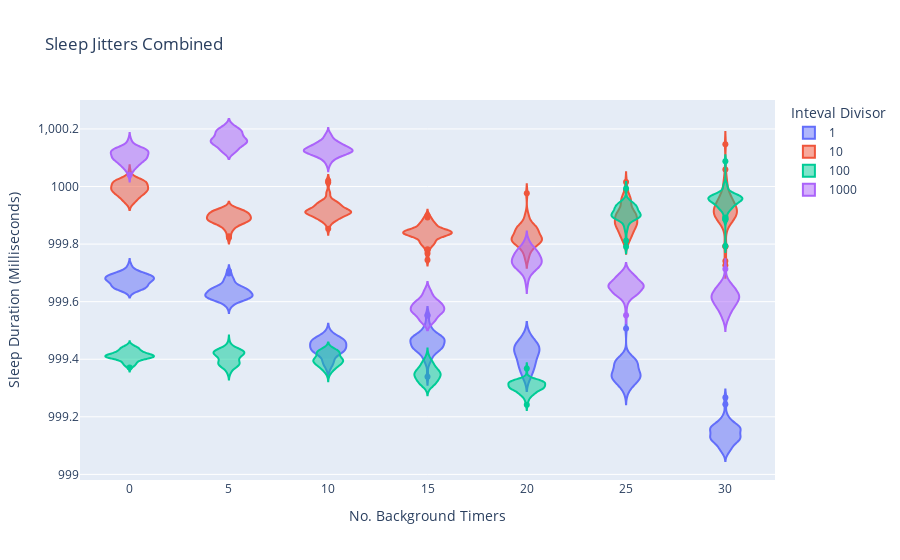

The notebook cell this image was saved under:
### Code cell
from plotly.subplots import make_subplots

sleep_jitter_combined_figs = go.Figure()

for divisor in sleep_jitters.keys():
    sleep_jitter_combined_figs.add_trace(go.Violin(
        x=sleep_jitters[divisor]['background_timers'],
        y=sleep_jitters[divisor]['trace_milli'],
        name=divisor,
    ))

sleep_jitter_combined_figs.update_layout(
    title_text="Sleep Jitters Combined",
    legend_title_text='Inteval Divisor',
    xaxis=dict(
        title="No. Background Timers",
    ),
    yaxis=dict(
        title="Sleep Duration (Milliseconds)"
    )
    
)
sleep_jitter_combined_figs.write_html('docs/sleep_jitter_stats_combined.html')
sleep_jitter_combined_figs.show()

### Figure 1 — Plotly figure (JSON) as saved in the notebook; plotly's stock layout.template omitted (floating-point values rounded to 4 significant figures; data arrays with more than 128 entries replaced by an {"elided": "..."} marker saying what was removed)
{"data": [{"name": "1", "type": "violin", "x": {"elided": "406 int values"}, "y": {"elided": "406 float values"}}, {"name": "10", "type": "violin", "x": {"elided": "406 int values"}, "y": {"elided": "406 float values"}}, {"name": "100", "type": "violin", "x": {"elided": "406 int values"}, "y": {"elided": "406 float values"}}, {"name": "1000", "type": "violin", "x": {"elided": "406 int values"}, "y": {"elided": "406 float values"}}], "layout": {"legend": {"title": {"text": "Inteval Divisor"}}, "title": {"text": "Sleep Jitters Combined"}, "xaxis": {"title": {"text": "No. Background Timers"}}, "yaxis": {"title": {"text": "Sleep Duration (Milliseconds)"}}}}
